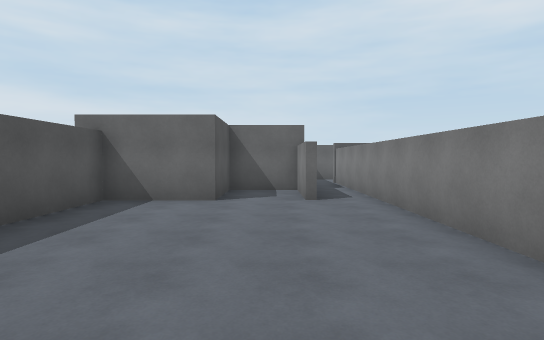
[1] (above)

14 first-person views from a walk through a 3-D level made in the Unity game engine. The camera is 1.5 m above the floor, tilts 2° down and sees 80° across. The floor is counted in squares, 2 m on a side. Each view is taken from the middle of a square. On the plan, view 1 faces up. The plan holds only what a view shows up to about 11 squares ahead; the rest is blank. The place goes on beyond the plan.

[2]
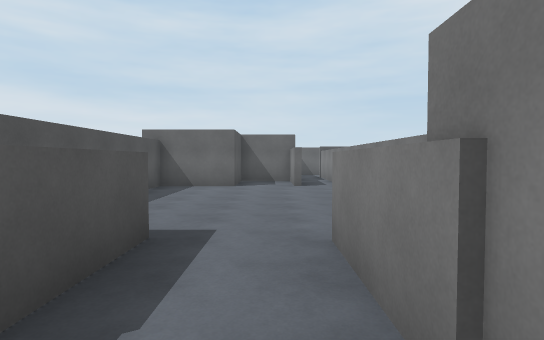

[3]
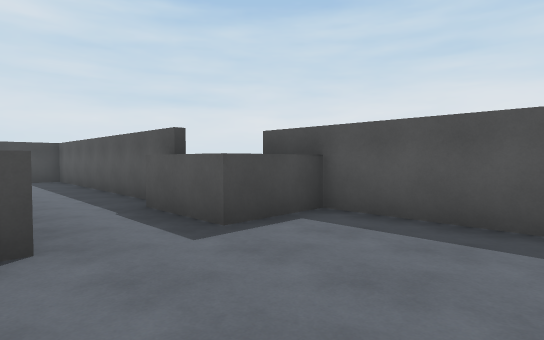

[4]
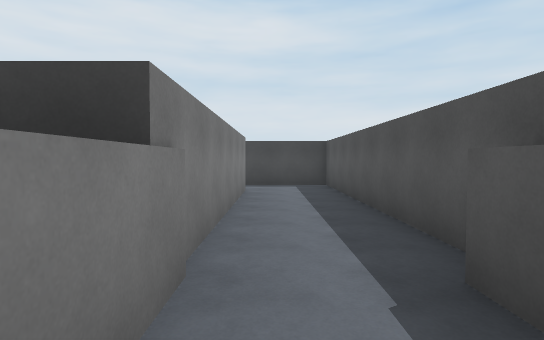

[5]
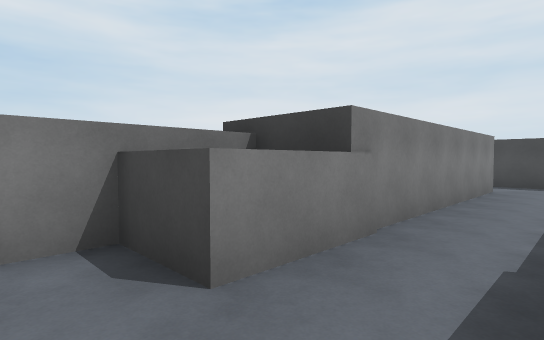

[6]
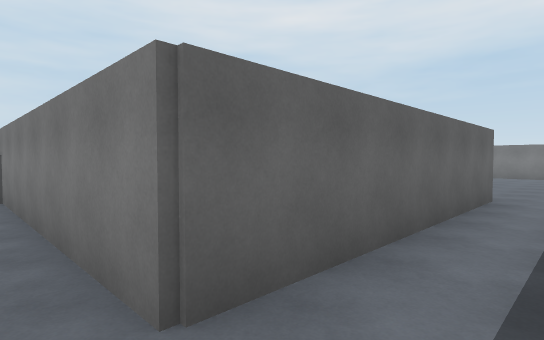

[7]
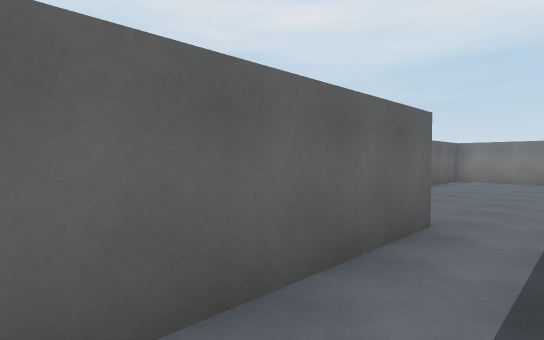

[8]
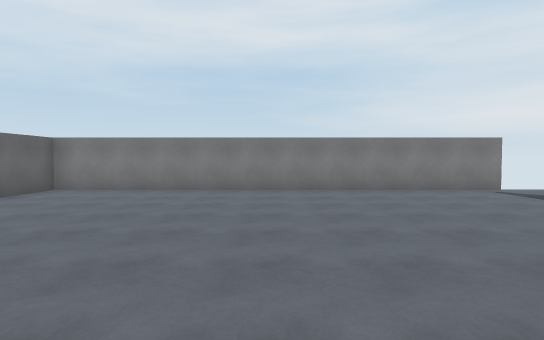

[9]
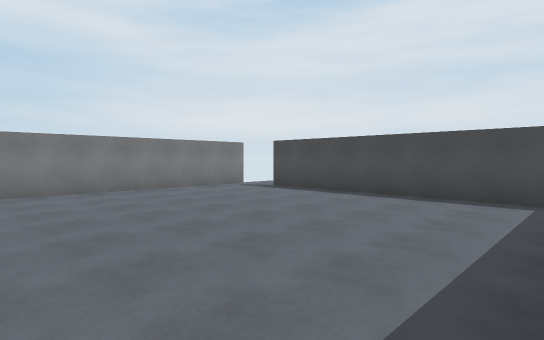

[10]
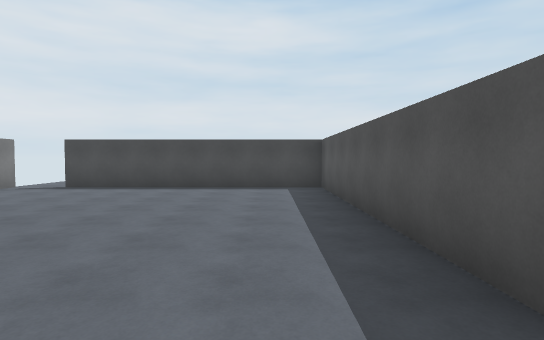

[11]
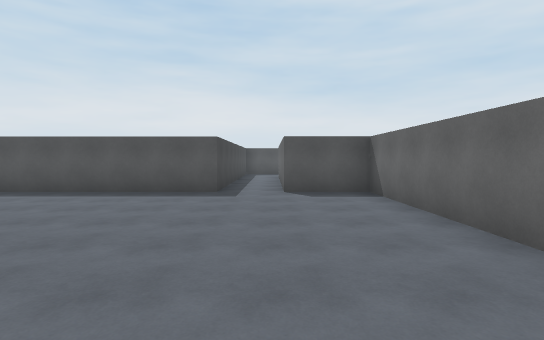

[12]
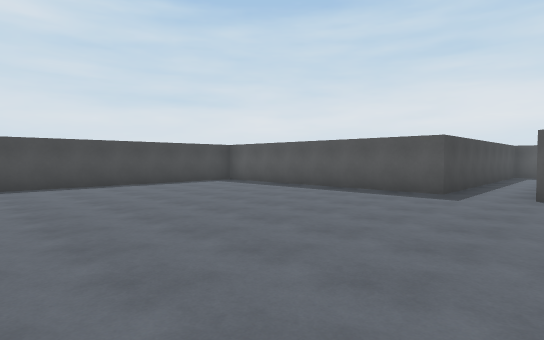

[13]
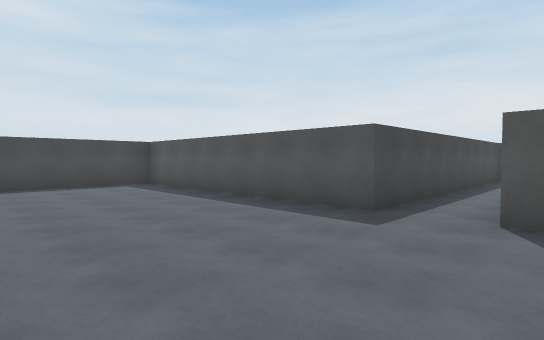

[14]
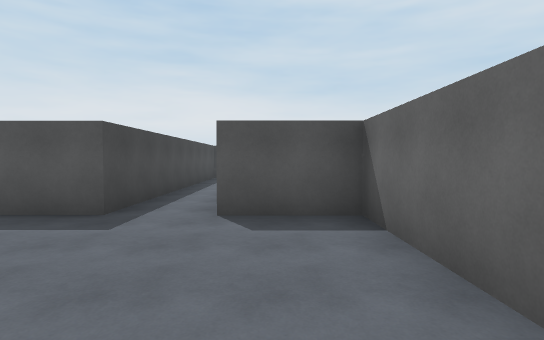

### Floor plan
Ten units are one square. View 1 is at (0, 0); x grows to the right and y downward. Boxes are objects, and circles mark ways between rooms. Rooms are numbered by the first view taken in them; rooms with no view inside come last. Other rooms are left out.
<svg viewBox="-36 -90 188 260">
<path fill="none" stroke="#000" d="M5 -59 5 -78 -12 -78 -12 -58 -30 -58 -30 12M20 6 20 -85M-31 1 -12 1 -12 20M5 26 5 1 20 1M147 165 147 58 67 58 67 77 5 77 5 26M-16 18 -16 92 67 92 67 165 135 165"/>
<circle cx="0" cy="30" r="3" fill="#2a7"/>
<text x="0" y="-30">1</text>
<text x="80" y="100">2</text>
</svg>
Room 1 opens to room 2.

Where each view was taken, in squares from view 1:
view 1: 0 up, 0 right, facing up
view 2: 3 down, 0 right, facing up
view 3: 3 up, 1 right, facing down-left
view 4: 0 up, 0 right, facing down
view 5: 1 up, 1 left, facing down-right
view 6: 9 down, 0 right, facing up-right
view 7: 9 down, 3 right, facing up-right
view 8: 11 down, 7 right, facing right
view 9: 10 down, 7 right, facing down-right
view 10: 8 down, 8 right, facing down
view 11: 8 down, 14 right, facing left
view 12: 7 down, 14 right, facing down-left
view 13: 7 down, 11 right, facing down-left
view 14: 7 down, 11 right, facing left
